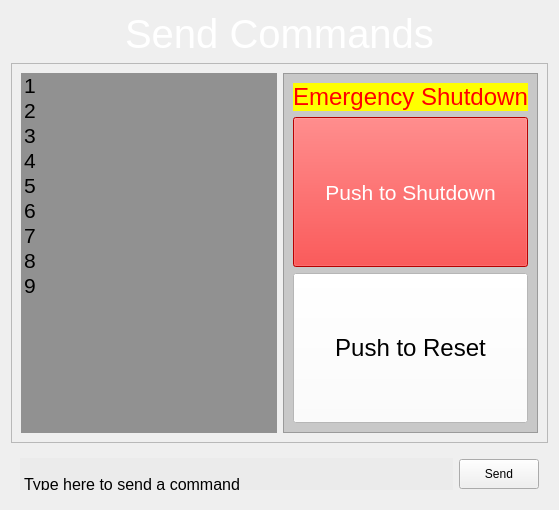
            <widget class="QWidget" name="command_page">
             <layout class="QVBoxLayout" name="verticalLayout_9">
              <item>
               <widget class="QLabel" name="label_4">
                <property name="maximumSize">
                 <size>
                  <width>16777215</width>
                  <height>50</height>
                 </size>
                </property>
                <property name="font">
                 <font>
                  <pointsize>30</pointsize>
                 </font>
                </property>
                <property name="styleSheet">
                 <string notr="true">color:rgb(255, 255, 255)</string>
                </property>
                <property name="text">
                 <string>Send Commands</string>
                </property>
                <property name="alignment">
                 <set>Qt::AlignCenter</set>
                </property>
               </widget>
              </item>
              <item>
               <widget class="QFrame" name="frame_11">
                <property name="frameShape">
                 <enum>QFrame::StyledPanel</enum>
                </property>
                <property name="frameShadow">
                 <enum>QFrame::Raised</enum>
                </property>
                <layout class="QHBoxLayout" name="horizontalLayout_6">
                 <item>
                  <widget class="QListWidget" name="listWidget_2">
                   <property name="font">
                    <font>
                     <pointsize>16</pointsize>
                    </font>
                   </property>
                   <property name="styleSheet">
                    <string notr="true">background-color: rgb(145, 145, 145);</string>
                   </property>
                   <property name="frameShape">
                    <enum>QFrame::NoFrame</enum>
                   </property>
                   <property name="frameShadow">
                    <enum>QFrame::Plain</enum>
                   </property>
                   <item>
                    <property name="text">
                     <string>1</string>
                    </property>
                   </item>
                   <item>
                    <property name="text">
                     <string>2</string>
                    </property>
                   </item>
                   <item>
                    <property name="text">
                     <string>3</string>
                    </property>
                   </item>
                   <item>
                    <property name="text">
                     <string>4</string>
                    </property>
                   </item>
                   <item>
                    <property name="text">
                     <string>5</string>
                    </property>
                   </item>
                   <item>
                    <property name="text">
                     <string>6</string>
                    </property>
                   </item>
                   <item>
                    <property name="text">
                     <string>7</string>
                    </property>
                   </item>
                   <item>
                    <property name="text">
                     <string>8</string>
                    </property>
                   </item>
                   <item>
                    <property name="text">
                     <string>9</string>
                    </property>
                   </item>
                  </widget>
                 </item>
                 <item>
                  <widget class="QFrame" name="frame_13">
                   <property name="minimumSize">
                    <size>
                     <width>250</width>
                     <height>0</height>
                    </size>
                   </property>
                   <property name="styleSheet">
                    <string notr="true">background-color: rgb(200, 200, 200);</string>
                   </property>
                   <property name="frameShape">
                    <enum>QFrame::StyledPanel</enum>
                   </property>
                   <property name="frameShadow">
                    <enum>QFrame::Raised</enum>
                   </property>
                   <layout class="QVBoxLayout" name="verticalLayout_2">
                    <item>
                     <widget class="QLabel" name="label_3">
                      <property name="maximumSize">
                       <size>
                        <width>16777215</width>
                        <height>50</height>
                       </size>
                      </property>
                      <property name="font">
                       <font>
                        <pointsize>18</pointsize>
                       </font>
                      </property>
                      <property name="styleSheet">
                       <string notr="true">background-color: rgb(255, 255, 0);
color: rgb(255, 0, 0);</string>
                      </property>
                      <property name="text">
                       <string>Emergency Shutdown</string>
                      </property>
                      <property name="alignment">
                       <set>Qt::AlignCenter</set>
                      </property>
                     </widget>
                    </item>
                    <item>
                     <widget class="QPushButton" name="EmergencyShutdown_btn">
                      <property name="minimumSize">
                       <size>
                        <width>0</width>
                        <height>150</height>
                       </size>
                      </property>
                      <property name="font">
                       <font>
                        <pointsize>16</pointsize>
                       </font>
                      </property>
                      <property name="styleSheet">
                       <string notr="true">background-color: rgb(255, 0, 0);
border-color: rgb(0, 0, 0);
color:rgb(255, 255, 255);</string>
                      </property>
                      <property name="text">
                       <string>Push to Shutdown</string>
                      </property>
                      <property name="autoDefault">
                       <bool>false</bool>
                      </property>
                      <property name="default">
                       <bool>false</bool>
                      </property>
                      <property name="flat">
                       <bool>false</bool>
                      </property>
                     </widget>
                    </item>
                    <item>
                     <widget class="QPushButton" name="pushButton_2">
                      <property name="minimumSize">
                       <size>
                        <width>0</width>
                        <height>150</height>
                       </size>
                      </property>
                      <property name="font">
                       <font>
                        <pointsize>18</pointsize>
                       </font>
                      </property>
                      <property name="styleSheet">
                       <string notr="true">color: rgb(0, 0, 0);
background-color: rgb(255, 255, 255);</string>
                      </property>
                      <property name="text">
                       <string>Push to Reset</string>
                      </property>
                     </widget>
                    </item>
                   </layout>
                  </widget>
                 </item>
                </layout>
               </widget>
              </item>
              <item>
               <widget class="QFrame" name="frame_12">
                <property name="minimumSize">
                 <size>
                  <width>0</width>
                  <height>50</height>
                 </size>
                </property>
                <property name="maximumSize">
                 <size>
                  <width>16777215</width>
                  <height>50</height>
                 </size>
                </property>
                <property name="frameShape">
                 <enum>QFrame::NoFrame</enum>
                </property>
                <property name="frameShadow">
                 <enum>QFrame::Raised</enum>
                </property>
                <layout class="QHBoxLayout" name="horizontalLayout">
                 <item>
                  <widget class="QTextEdit" name="textEdit">
                   <property name="font">
                    <font>
                     <pointsize>12</pointsize>
                    </font>
                   </property>
                   <property name="styleSheet">
                    <string notr="true">background-color: rgb(235, 235, 235);</string>
                   </property>
                   <property name="frameShape">
                    <enum>QFrame::NoFrame</enum>
                   </property>
                   <property name="frameShadow">
                    <enum>QFrame::Plain</enum>
                   </property>
                   <property name="verticalScrollBarPolicy">
                    <enum>Qt::ScrollBarAlwaysOff</enum>
                   </property>
                   <property name="horizontalScrollBarPolicy">
                    <enum>Qt::ScrollBarAlwaysOff</enum>
                   </property>
                   <property name="html">
                    <string>&lt;!DOCTYPE HTML PUBLIC &quot;-//W3C//DTD HTML 4.0//EN&quot; &quot;http://www.w3.org/TR/REC-html40/strict.dtd&quot;&gt;
&lt;html&gt;&lt;head&gt;&lt;meta name=&quot;qrichtext&quot; content=&quot;1&quot; /&gt;&lt;style type=&quot;text/css&quot;&gt;
p, li { white-space: pre-wrap; }
&lt;/style&gt;&lt;/head&gt;&lt;body style=&quot; font-family:'MS Shell Dlg 2'; font-size:12pt; font-weight:400; font-style:normal;&quot;&gt;
&lt;p style=&quot;-qt-paragraph-type:empty; margin-top:0px; margin-bottom:0px; margin-left:0px; margin-right:0px; -qt-block-indent:0; text-indent:0px; font-size:8.25pt;&quot;&gt;&lt;br /&gt;&lt;/p&gt;
&lt;p style=&quot; margin-top:0px; margin-bottom:0px; margin-left:0px; margin-right:0px; -qt-block-indent:0; text-indent:0px;&quot;&gt;Type here to send a command&lt;/p&gt;&lt;/body&gt;&lt;/html&gt;</string>
                   </property>
                  </widget>
                 </item>
                 <item>
                  <widget class="QPushButton" name="pushButton">
                   <property name="minimumSize">
                    <size>
                     <width>0</width>
                     <height>30</height>
                    </size>
                   </property>
                   <property name="font">
                    <font>
                     <pointsize>9</pointsize>
                    </font>
                   </property>
                   <property name="styleSheet">
                    <string notr="true">QPushButton {
	color: rgb(0, 0, 0);
	border-color: rgb(240, 240, 240);
	background-color: rgb(240, 240, 240);

}
QPushButton:hover {
	background-color: rgb(0, 85, 255);
}</string>
                   </property>
                   <property name="text">
                    <string>Send</string>
                   </property>
                  </widget>
                 </item>
                </layout>
               </widget>
              </item>
             </layout>
            </widget>
